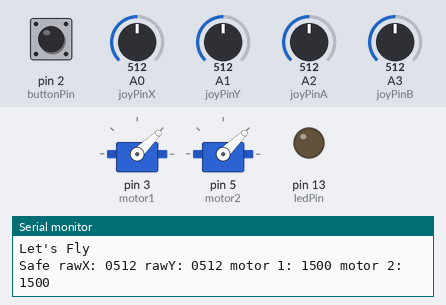
Recording of a sketch running on a simulated Arduino Uno, built with avr-gcc and run on an emulated ATmega328P. Shown: 2 × servo, output pins drawn as LEDs (lit = HIGH), the last lines printed to the serial monitor. Inputs (shaded band) come from the test bench; at power-on: pin 2 (buttonPin) HIGH, A0 (joyPinX) = 512, A1 (joyPinY) = 512, A2 (joyPinA) = 512, A3 (joyPinB) = 512.

Above: at 1.2 s.
1.3 s: pin 2 (buttonPin) pulled LOW for 3.2 s
At 5.7 s:
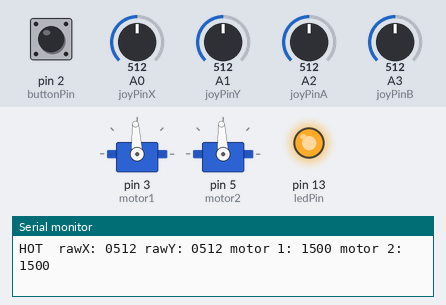
6.0 s: A0 (joyPinX) set to 716
At 7.2 s:
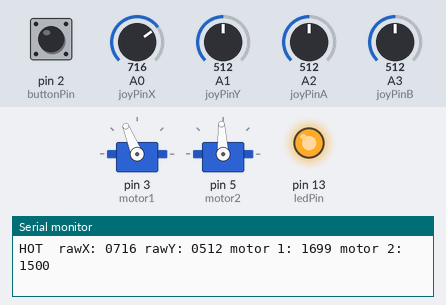
7.5 s: A1 (joyPinY) set to 716
At 8.4 s:
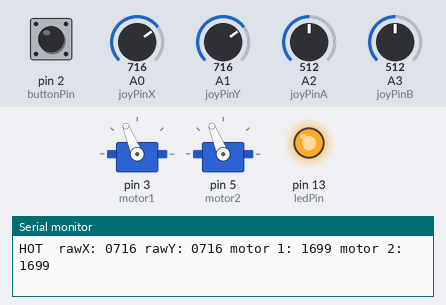
9.0 s: pin 2 (buttonPin) pulled LOW for 0.15 s
At 9.8 s:
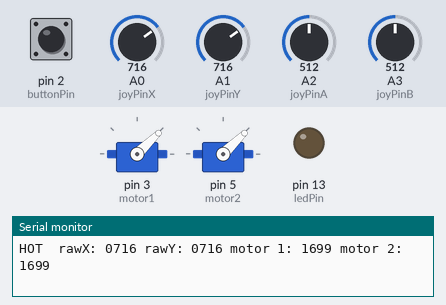
Timing chart, 0 to 11.8 s (numbered marks = the images above; inputs shaded):
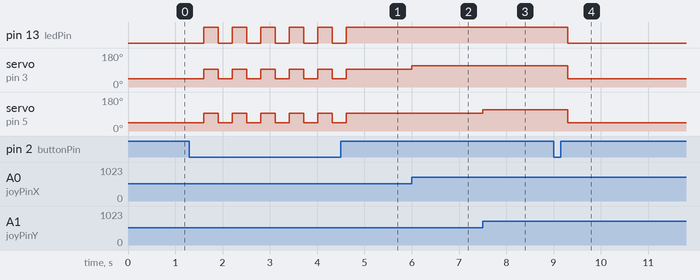

The sketch:

test_mode.ino
```cpp
#include <Servo.h>

Servo motor1;
Servo motor2;

String zeroPadString(int number, int width) {
  String paddedString = String(number);  // Convert the number to a string

  // Add leading zeros if necessary
  while (paddedString.length() < width) {
    paddedString = "0" + paddedString;
  }

  return paddedString;
}

int joyPinX = A0;
int joyPinY = A1;
int joyPinA = A2; // Joystick Y-axis pin. Left is 0. Right is 1023.
int joyPinB = A3; // Joystick X-axis pin. Up is 0, Down is 1023.
int joyThreshold = 20; // Joystick deadzone threshold
int buttonPin = 2; // Push button pin
int ledPin = 13; // LED pin

bool motorsArmed = false; // Motors armed flag
bool buttonPressed = false; // Button pressed flag
unsigned long lastDebounceTime = 0; // Time of last button state change
unsigned long debounceDelay = 300; // Debounce delay in milliseconds
unsigned long previousMillis = 0; // Previous time the serial monitor was updated
const unsigned long interval = 1000; // Update interval in milliseconds
const unsigned long MINSPEED = 1000;
const unsigned long MAXSPEED = 2000;
const unsigned long MAXTURNDIFF = 255;

const bool enable1 = true;
const bool enable2 = true;

void setup() {
  motor1.attach(3); // Attach motor1 to pin 3. Green pair.
  motor2.attach(5); // Attach motor2 to pin 5. Blue pair.

  motor1.writeMicroseconds(MINSPEED); // Set motor speeds to stop if motors are not armed
  motor2.writeMicroseconds(MINSPEED);

  pinMode(buttonPin, INPUT_PULLUP); // Set push button as input with internal pull-up resistor
  pinMode(ledPin, OUTPUT); // Set LED as output
  Serial.begin(115200);
  Serial.println("Let's Fly");
  Serial.println();
}

void loop() {

  // Read the potentiometers
  int rawX = analogRead(joyPinX); // Read joystick X-axis
  int rawY = analogRead(joyPinY); // Read joystick Y-axis
  int rawA = analogRead(joyPinA);
  int rawB = analogRead(joyPinB);

  int joyX = rawX;
  int joyY = rawY;

  // // Apply deadzone to joystick readings
  // if (abs(joyX - 512) < joyThreshold) {
  //   joyX = 512;
  // }
  // if (abs(joyY - 512) < joyThreshold) {
  //   joyY = 512;
  // }

  // // Map joystick readings to motor speeds
  // int speed = map(joyY, 512, 1023, MINSPEED, MAXSPEED);

  // // Calculate motor speed differentials for turning
  // int turnDiff = map(joyX, 0, 1023, -MAXTURNDIFF, MAXTURNDIFF);

  // // Apply speed differentials for turning
  // int speed1 = speed - turnDiff;
  // int speed2 = speed + turnDiff;

  // // Constrain motor speeds to only go forward
  // speed1 = constrain(speed1, MINSPEED, MAXSPEED);
  // speed2 = constrain(speed2, MINSPEED, MAXSPEED);

  // Map input to output
  int speed1 = map(joyX, 0, 1023, MINSPEED, MAXSPEED);
  int speed2 = map(joyY, 0, 1023, MINSPEED, MAXSPEED);

  // Set motor speeds if motors are armed
  if (motorsArmed) {
    motor1.writeMicroseconds(speed1);
    motor2.writeMicroseconds(speed2);

  } else {
    motor1.writeMicroseconds(MINSPEED); // Set motor speeds to stop if motors are not armed
    motor2.writeMicroseconds(MINSPEED);
  }

  // Update the armed/safe state.
  unsigned long currentMillis = millis();

  // Check if push button is pressed to arm/disarm the motors
  if (digitalRead(buttonPin) == LOW && !buttonPressed) {
    // Record time of button press
    lastDebounceTime = millis();
    buttonPressed = true;
  }

  // Check if debounce delay has elapsed since last button state change
  if (buttonPressed && millis() - lastDebounceTime > debounceDelay) {
    // Toggle motors armed flag
    motorsArmed = !motorsArmed;
    // Turn on LED if motors are armed, otherwise turn off LED
    digitalWrite(ledPin, motorsArmed ? HIGH : LOW);
    // Reset button pressed flag
    buttonPressed = false; // Dan commented this out. See below.
  }

  // Begin Serial Output section
  // Check if the update interval has elapsed
  if (currentMillis - previousMillis >= interval) {
    // Update the previous time
    previousMillis = currentMillis;
    if (motorsArmed){
      Serial.print("HOT  ");
    } else {
      Serial.print("Safe ");
    }
    // Print static text and variable output to the serial monitor

      Serial.print("rawX: ");
      Serial.print(zeroPadString(rawX, 4));
      Serial.print(" ");

      Serial.print("rawY: ");
      Serial.print(zeroPadString(rawY, 4));
      Serial.print(" ");

      // Serial.print("rawA: ");
      // Serial.print(zeroPadString(rawA, 4));
      // Serial.print(" ");

      // Serial.print("rawB: ");
      // Serial.print(zeroPadString(rawB, 4));
      // Serial.print(" ");

      // Serial.print("joyX: ");
      // Serial.print(zeroPadString(joyX, 4));
      // Serial.print(" ");

      // Serial.print("joyY: ");
      // Serial.print(zeroPadString(joyY, 4));
      // Serial.print(" ");


      Serial.print("motor 1: ");
      Serial.print(speed1);
      Serial.print(" ");
      Serial.print("motor 2: ");
      Serial.print(speed2);
      Serial.println(" ");
  }
}
```

Measured:
- after the input at 1.3 s, pin 13 (ledPin): alternates HIGH for 0.30 s and LOW for 0.30 s, 11 changes in all, then stays HIGH, starting after 0.30 s; servo on pin 3 (motor1), servo on pin 5 (motor2): alternates 93° for 0.30 s and 44° for 0.30 s, 11 changes in all, then stays 93°, starting after 0.30 s
- after the input at 6.0 s, servo on pin 3 (motor1): 93° → 112° at once
- after the input at 7.5 s, servo on pin 5 (motor2): 93° → 112° at once
- after the input at 9.0 s, pin 13 (ledPin): HIGH → LOW after 0.30 s; servo on pin 3 (motor1), servo on pin 5 (motor2): 112° → 44° after 0.30 s
